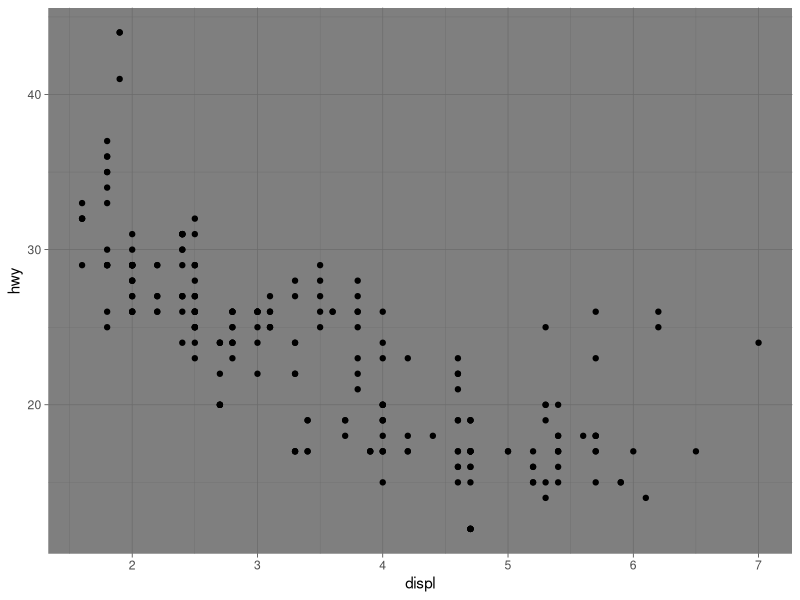

This figure's R source:
## ---- chunk 1
library(tidyverse)
glimpse(mpg)
ggplot(mpg, aes(displ, hwy)) + 
  geom_point() + 
  theme_dark() 
